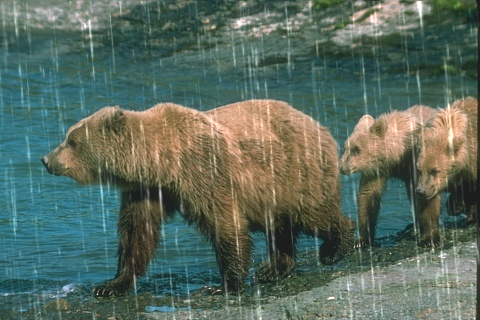
#> input picture dataset/Rain100L/input/1.png, 480 x 320 px; its folder holds only this picture in this run
$ python ldgp_freq.py
#> lines starting #> are read from the running program, lines starting #| are printed output that depends on the picture; after the words box and inside, x2 and y2 are one past the last pixel; in counts of white or black regions, pixels touching at a corner belong together; long printed decimals are rounded
### ldgp.py
import cv2
import numpy as np
# import matplotlib.pyplot as plt
import math
import time

def hog(img, show= True, save="", cell_size = (8, 8), num_cells_per_block = (4, 4)):
    gray_img = cv2.cvtColor(img, cv2.COLOR_BGR2GRAY)
    block_size = (num_cells_per_block[0] * cell_size[0],
              num_cells_per_block[1] * cell_size[1])
    x_cells = gray_img.shape[1] // cell_size[0]
    y_cells = gray_img.shape[0] // cell_size[1]
    h_stride = 1
    v_stride = 1
    block_stride = (cell_size[0] * h_stride, cell_size[1] * v_stride)
    num_bins = 36
    win_size = (x_cells * cell_size[0] , y_cells * cell_size[1])
    hog = cv2.HOGDescriptor(win_size, block_size, block_stride, cell_size, num_bins)
    hog_descriptor = hog.compute(gray_img)

    tot_bx = np.uint32(((x_cells - num_cells_per_block[0]) / h_stride) + 1)
    tot_by = np.uint32(((y_cells - num_cells_per_block[1]) / v_stride) + 1)

    tot_els = (tot_bx) * (tot_by) * num_cells_per_block[0] * num_cells_per_block[1] * num_bins

    # plt.rcParams['figure.figsize'] = [9.8, 9]

    hog_descriptor_reshaped = hog_descriptor.reshape(tot_bx,
                                                    tot_by,
                                                    num_cells_per_block[0],
                                                    num_cells_per_block[1],
                                                    num_bins).transpose((1, 0, 2, 3, 4))

    ave_grad = np.zeros((y_cells, x_cells, num_bins))
    hist_counter = np.zeros((y_cells, x_cells, 1))

    for i in range (num_cells_per_block[0]):
        for j in range(num_cells_per_block[1]):
            ave_grad[i:tot_by + i, j:tot_bx + j] += hog_descriptor_reshaped[:, :, i, j, :]

            hist_counter[i:tot_by + i, j:tot_bx + j] += 1

    ave_grad /= hist_counter
    sumofdegree = [0 for _ in range(num_bins)]

    for i in range(num_bins):
        for j in range(ave_grad.shape[0]):
            for k in range(ave_grad.shape[1]):
                sumofdegree[i]+=ave_grad[j][k][i]


    x = [(180/num_bins)*(i) for i in range(num_bins)]

    # plt.bar(x,
    #     sumofdegree,
    #     width=180/num_bins,
    #     bottom=None,
    #     align='center',
    #     color=['lightsteelblue',
    #         'cornflowerblue',
    #         'royalblue',
    #         'midnightblue',
    #         'navy',
    #         'darkblue',
    #         'mediumblue'])
    # plt.xticks(rotation='vertical')
    # if save:
    #     plt.savefig(save)
    # if show:
    #     plt.show()

    # plt.cla()
    return sumofdegree.index(max(sumofdegree))

def most_frequent(List):
    return max(set(List), key = List.count)

def rotate(img, theta):
    rows, cols = img.shape[0], img.shape[1]
    image_center = (cols/2, rows/2)

    M = cv2.getRotationMatrix2D(image_center,theta,1)

    abs_cos = abs(M[0,0])
    abs_sin = abs(M[0,1])

    bound_w = int(rows * abs_sin + cols * abs_cos)
    bound_h = int(rows * abs_cos + cols * abs_sin)

    M[0, 2] += bound_w/2 - image_center[0]
    M[1, 2] += bound_h/2 - image_center[1]
    rotated = cv2.warpAffine(img,M,(bound_w,bound_h),borderValue=(255,255,255))
    return rotated

def calculate_degree(input_image, patch_size=80, kernel_size=10):

    start = time.process_time()
    image = input_image
    H = image.shape[0]
    W = image.shape[1]

    H_PatchNum = int(H/patch_size)
    W_PatchNum = int(W/patch_size)

    degrees = []
    iiidx = 0
    for x in range(W_PatchNum):
        for y in range(H_PatchNum):
            image_patch = image[patch_size*y:patch_size*(y+1),patch_size*x:patch_size*(x+1)]
            tmp_degree = 5*hog(image_patch, show=False, save='')
            iiidx+=1
            degrees.append(tmp_degree)

    degree = most_frequent(degrees)
    original_degree = degree

    if degree==90 or degree==85:
        degree=0
    elif degree>90:
        degree-=180

    tmp = degree

    if (tmp<0):
        tmp = -tmp


    c_W =  H*math.cos(math.radians(tmp))*math.sin(math.radians(tmp))
    c_H =   W*math.sin(math.radians(tmp))*math.cos(math.radians(tmp))

    c_W = math.floor(c_W)
    c_H = math.floor(c_H)
    final = rotate(image, degree)

    kernel = np.array([[-1, 2, -1]])
    final = cv2.cvtColor(final,cv2.COLOR_BGR2GRAY)
    bw = cv2.adaptiveThreshold(final, 255, cv2.ADAPTIVE_THRESH_MEAN_C, cv2.THRESH_BINARY, 5, 0)

    dst_bw = rotate(bw, -degree)
    dst_bw = dst_bw[c_H:c_H+H,c_W:c_W+W]

    vertical = np.copy(bw)
    rows = vertical.shape[0]

    verticalsize = kernel_size
    verticalStructure = cv2.getStructuringElement(cv2.MORPH_RECT, (1, verticalsize))
    vertical = cv2.erode(vertical, verticalStructure)
    vertical = cv2.dilate(vertical, verticalStructure)


    dst = rotate(vertical, -degree)
    dst = dst[c_H:c_H+H,c_W:c_W+W]

    stop = time.process_time()
    duration = stop - start
    # total_time += duration

    return degree


### utils.py
import matplotlib.pyplot as plt
from skimage.draw import line, disk
import numpy as np

import matplotlib.pyplot as plt
from skimage.draw import line, disk

def set_line_to_values(matrix, point, angle, thickness, values):
    rows, cols = matrix.shape
    x0, y0 = point
    angle_rad = np.deg2rad(angle)

    # 計算直線的終點
    length = max(rows, cols)
    x1 = x0 + length * np.cos(angle_rad)
    y1 = y0 + length * np.sin(angle_rad)


    rr, cc = line(int(y0), int(x0), int(y1), int(x1))

    valid_indices = (rr >= 0) & (rr < rows) & (cc >= 0) & (cc < cols)
    rr = rr[valid_indices]
    cc = cc[valid_indices]

    for r, c in zip(rr, cc):
        matrix[r-thickness:r+thickness+1, c] = values

    length = max(rows, cols)
    x1 = x0 - length * np.cos(angle_rad)
    y1 = y0 - length * np.sin(angle_rad)

    rr, cc = line(int(y0), int(x0), int(y1), int(x1))

    valid_indices = (rr >= 0) & (rr < rows) & (cc >= 0) & (cc < cols)
    rr = rr[valid_indices]
    cc = cc[valid_indices]

    for r, c in zip(rr, cc):
        matrix[r-thickness:r+thickness+1, c] = values

### ldgp_freq.py
import cv2
import os
from ldgp import calculate_degree
from utils import set_line_to_values
import argparse
from matplotlib import pyplot as plt
import numpy as np
import time
from math import log10, sqrt
from skimage import data, img_as_float
from skimage.metrics import structural_similarity as ssim

def cal_ssim(img1, img2) :
    # print(img1.shape, img2.shape)
    ssim_score, dif = ssim(img1, img2, full=True, channel_axis=-1, data_range=255)
    return ssim_score

def PSNR(original, compressed):
    mse = np.mean((original - compressed) ** 2)
    if(mse == 0):  # MSE is zero means no noise is present in the signal .
                  # Therefore PSNR have no importance.
        return 100
    max_pixel = 255.0
    psnr = 20 * log10(max_pixel / sqrt(mse))
    return psnr


def show(img, cvt=True):
   if cvt:
      img = cv2.cvtColor(img, cv2.COLOR_BGR2RGB)
   plt.imshow(img)
   plt.show()

def cvt(img):
   img = cv2.cvtColor(img, cv2.COLOR_BGR2RGB)
   return img

def show_gray(img):
   plt.imshow(img, cmap='gray')
   plt.show()


if __name__ == '__main__':

   parser = argparse.ArgumentParser()
   parser.add_argument("--dataset", type=str, default="Rain100L", help='Dataset')
   parser.add_argument("--patch_size", type=int, default=80 , help='Patch Size')
   parser.add_argument("--kernel_size", type=int, default=10, help='Kernel size')
   parser.add_argument("--thick", type=int, default=2, help='Kernel size')
   opt = parser.parse_args()

   input_path = os.path.join('dataset', opt.dataset, 'input')
   ldgp_path = os.path.join('dataset', opt.dataset, 'ldgp') # require to run generate_ldgp.py
   target_path = os.path.join('dataset', opt.dataset, 'target')

   result_path = os.path.join('./freq_result', opt.dataset)
   os.makedirs(result_path, exist_ok=True)

   folder = os.listdir(input_path)

   output_path = os.path.join('output', opt.dataset)
   os.makedirs(output_path, exist_ok=True)
   total_time = 0


   before_psnr = 0
   before_ssim = 0
   after_psnr = 0
   after_ssim = 0

   draw = True

   for img in folder:
      print(img)
      start = time.process_time()
      input_img = cv2.imread(os.path.join(input_path, img))
#> input_img is the input picture: shape (320, 480, 3); mean B, G, R 94.5, 107, 89.6
      target_img = cv2.imread(os.path.join(target_path, img))
      H, W = input_img.shape[:2]
#> H = 320; W = 480
      degree = calculate_degree(input_img)
#> after the loop in calculate_degree, `for x in range(W_PatchNum):`:
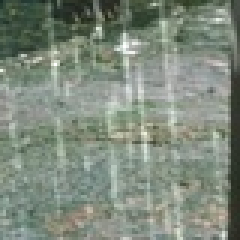
#> image_patch: shape (80, 80, 3) (shown 3 times larger); mean B, G, R 124.9, 138.1, 127.2
#> after the loop in calculate_degree, `for x in range(W_PatchNum):`: degrees = [0, 175, 90, 80, 175, 165, 175, 85, 80, 130, 135, 90, 75, 130, 140, 85, 85, 0, 175, 175, 175, 175, 170, 175]; iiidx = 24
#> in calculate_degree, `degree = most_frequent(degrees)`: degree = 175
#> in calculate_degree, `degree-=180`: degree = -5
#> in calculate_degree, `tmp = -tmp`: tmp = 5
#> in calculate_degree, `c_W =  H*math.cos(math.radians(tmp))*math.sin(math.radians(tmp))`: c_W = 27.78
#> in calculate_degree, `c_H =   W*math.sin(math.radians(tmp))*math.cos(math.radians(tmp))`: c_H = 41.68
#> in calculate_degree, `c_W = math.floor(c_W)`: c_W = 27
#> in calculate_degree, `c_H = math.floor(c_H)`: c_H = 41
#> in rotate, `M = cv2.getRotationMatrix2D(image_center,theta,1)`: M = [[0.996, -0.0872, 14.86], [0.0872, 0.996, -20.31]]
#> in rotate, `abs_cos = abs(M[0,0])`: abs_cos = 0.996
#> in rotate, `abs_sin = abs(M[0,1])`: abs_sin = 0.0872
#> in rotate, `bound_w = int(rows * abs_sin + cols * abs_cos)`: bound_w = 506
#> in rotate, `bound_h = int(rows * abs_cos + cols * abs_sin)`: bound_h = 360
#> in calculate_degree, `bw = cv2.adaptiveThreshold(final, 255, cv2.ADAPTIVE_THRESH_MEAN_C, cv2..`:
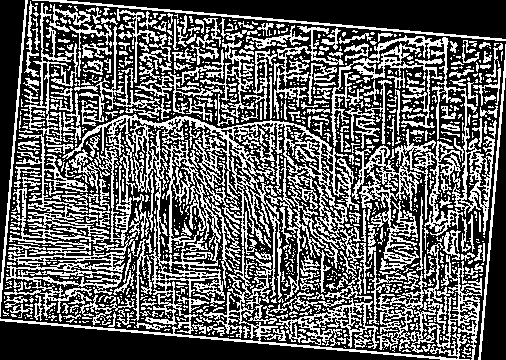
#> bw: shape (360, 506); 38.3% white in thin lines or dots
#> in calculate_degree, `vertical = cv2.erode(vertical, verticalStructure)`: vertical: shape (360, 506); 4.3% white in thin lines or dots
#> in calculate_degree, `vertical = cv2.dilate(vertical, verticalStructure)`: vertical: shape (360, 506); 8% white in thin lines or dots
#> in calculate_degree, `dst = dst[c_H:c_H+H,c_W:c_W+W]`:
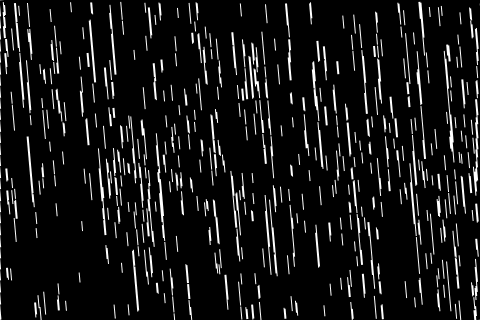
#> dst: shape (320, 480); min 0, max 255, mean 22
#> degree = -5

      # 輸入圖轉到頻率域
      input_fshift_list = []
      input_freq_list = []
      for c in range(3):
         input_img_this = input_img[:,:,c]
         f = np.fft.fft2(input_img_this.astype(np.float32))
         input_fshift = np.fft.fftshift(f)
         input_fshift_list.append(input_fshift)
         # for 視覺化
         input_freq = np.log(np.abs(input_fshift))
         input_freq_list.append(input_freq)
#> this loop made 3 passes
#> pass 1, `input_freq = np.log(np.abs(input_fshift))`:
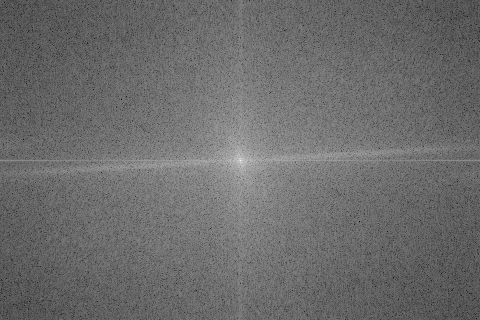
#> input_freq: shape (320, 480) float64; min 1.46, max 16.49, mean 7.85; drawn with min black and max white
#> pass 2, `input_img_this = input_img[:,:,c]`:
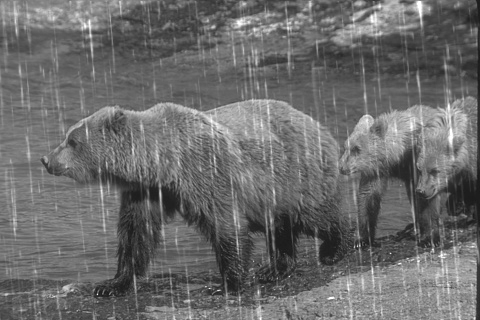
#> input_img_this: shape (320, 480); min 21, max 255, mean 107
#> after the loop, input_freq_list = 3 items; input_fshift_list = 3 items


      # 處理 ldgp 圖
      ldgp_img = cv2.imread(os.path.join(ldgp_path, img), 0)
#> ldgp_img: shape (320, 480); min 20, max 255, mean 99.9
      f = np.fft.fft2(ldgp_img.astype(np.float32))
      ldgp_fshift = np.fft.fftshift(f)
      # for 視覺化
      ldgp_freq = np.log(np.abs(ldgp_fshift))

      # 將輸入圖做處理
      fshift_results = []
      for c in range(3):
         fshift_result = input_fshift_list[c].copy()
         thick = opt.thick
         set_line_to_values(fshift_result, (W//2, H//2), degree, thick, values=0.75)
         c_t = 5
         fshift_result[H//2-c_t:H//2+c_t+1,:] = input_fshift_list[c][H//2-c_t:H//2+c_t+1,:]
         fshift_results.append(fshift_result)
#> after the loop, fshift_results = 3 items

      result_freq = np.log(np.abs(fshift_results[0]))

      # invert
      all_iimg = []
      for c in range(3):
         ishift = np.fft.ifftshift(fshift_results[c])
         iimg = np.fft.ifft2(ishift)
         iimg = np.abs(iimg)
         iimg[iimg>255]=255
         all_iimg.append(iimg.astype(np.uint8))
#> this loop made 3 passes
#> pass 3, `iimg = np.abs(iimg)`:
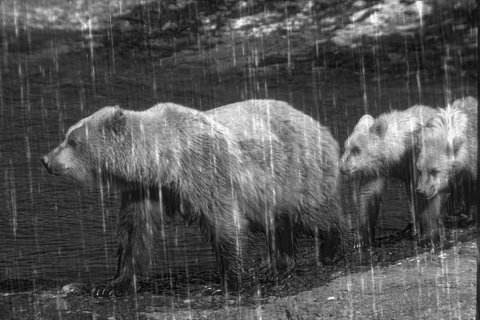
#> iimg: shape (320, 480) float64; min 2.32, max 266.2, mean 89.6; drawn with min black and max white
#> after the loop: iimg: shape (320, 480) float64; 0.1% of pixels changed, all inside (x1, y1, x2, y2) = (157, 2, 464, 299)
#> after the loop, all_iimg = 3 items

      color_imag = np.stack(all_iimg, axis=2)

      # calculate psnr

      stop = time.process_time()
      duration = stop - start
      total_time += duration

      original_psnr = PSNR(input_img, target_img)
#> in PSNR, `mse = np.mean((original - compressed) ** 2)`: mse = 0
#> original_psnr = 100
      original_ssim = cal_ssim(input_img, target_img)
#> in cal_ssim, `ssim_score, dif = ssim(img1, img2, full=True, channel_axis=-1, data_ra..`: dif: shape (320, 480, 3) float64; every value is 1
#> in cal_ssim, `ssim_score, dif = ssim(img1, img2, full=True, channel_axis=-1, data_ra..`: ssim_score = 1
#> original_ssim = 1
      before_psnr+=original_psnr
#> before_psnr = 100
      before_ssim+=original_ssim
#> before_ssim = 1

      derain_psnr = PSNR(color_imag, target_img)
#> derain_psnr = 37.1
      derain_ssim = cal_ssim(color_imag, target_img)
#> in cal_ssim (call 2), `ssim_score, dif = ssim(img1, img2, full=True, channel_axis=-1, data_ra..`:
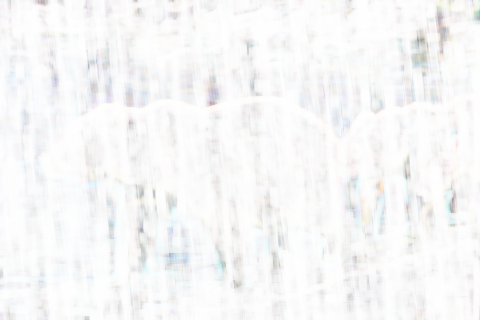
#> dif: shape (320, 480, 3) float64; mean of channels 0, 1, 2 0.973, 0.972, 0.972; drawn as B, G, R
#> in cal_ssim (call 2), `ssim_score, dif = ssim(img1, img2, full=True, channel_axis=-1, data_ra..`: ssim_score = 0.972
#> derain_ssim = 0.972
      after_psnr+=derain_psnr
#> after_psnr = 37.1
      after_ssim+=derain_ssim
#> after_ssim = 0.972
      cv2.imwrite(os.path.join(result_path, img), color_imag)
      if draw:

         fig = plt.figure(figsize=(10, 4))
         fig.add_subplot(2, 3, 1)
         plt.imshow(cvt(input_img.astype(np.uint8)))
         plt.axis('off')
         plt.title("PSNR:%f"%original_psnr)

         fig.add_subplot(2, 3, 4)
         plt.imshow(input_freq_list[0], cmap='gray')
         plt.axis('off')

         fig.add_subplot(2, 3, 2)
         plt.imshow(cvt(color_imag.astype(np.uint8)))
         plt.axis('off')
         plt.title("PSNR:%f"%derain_psnr)


         fig.add_subplot(2, 3, 5)
         plt.imshow(result_freq, cmap='gray')
         plt.axis('off')


         fig.add_subplot(2, 3, 3)
         plt.imshow(ldgp_img, cmap='gray')
         plt.axis('off')

         fig.add_subplot(2, 3, 6)
         plt.imshow(ldgp_freq, cmap='gray')
         plt.axis('off')

         # save image
         plt.savefig(os.path.join(output_path, img))


   print('Average time: ', total_time/len(folder))
   print('Before psnr: ', before_psnr/len(folder))
#| Before psnr:  100.0
   print('After psnr: ', after_psnr/len(folder))
#| After psnr:  37.101

   print('Before ssim: ', before_ssim/len(folder))
#| Before ssim:  1.0
   print('After ssim: ', after_ssim/len(folder))
#| After ssim:  0.972

$ run again, on dataset/Rain100L/input/12.png
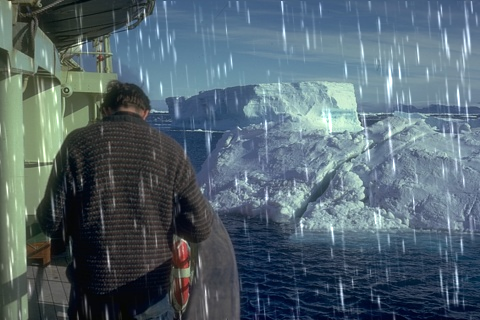
#> input picture dataset/Rain100L/input/12.png, 480 x 320 px
#> input_img is the input picture: shape (320, 480, 3); mean B, G, R 111, 100.9, 83.4
#> after the loop in calculate_degree, `for x in range(W_PatchNum):`:
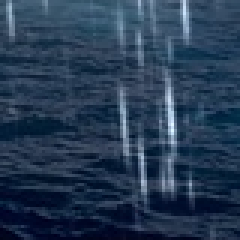
#> image_patch: shape (80, 80, 3) (shown 3 times larger); mean B, G, R 82.8, 58.5, 38
#> after the loop in calculate_degree, `for x in range(W_PatchNum):`: degrees = [175, 175, 175, 175, 175, 100, 90, 85, 175, 175, 170, 170, 90, 0, 0, 100, 175, 170, 155, 90, 175, 175, 170, 170]; iiidx = 24
#> in calculate_degree, `degree = most_frequent(degrees)`: degree = 175
#> in calculate_degree, `degree-=180`: degree = -5
#> in calculate_degree, `tmp = -tmp`: tmp = 5
#> in calculate_degree, `c_W =  H*math.cos(math.radians(tmp))*math.sin(math.radians(tmp))`: c_W = 27.78
#> in calculate_degree, `c_H =   W*math.sin(math.radians(tmp))*math.cos(math.radians(tmp))`: c_H = 41.68
#> in calculate_degree, `c_W = math.floor(c_W)`: c_W = 27
#> in calculate_degree, `c_H = math.floor(c_H)`: c_H = 41
#> M = [[0.996, -0.0872, 14.86], [0.0872, 0.996, -20.31]]
#> abs_cos = 0.996
#> abs_sin = 0.0872
#> bound_w = 506
#> bound_h = 360
#> bw: shape (360, 506); 34.6% white in thin lines or dots
#> rotated: shape (402, 535)
#> `degree = calculate_degree(input_img)`: degree = -5
#> after the loop `for c in range(3):`: input_freq_list = 3 items
#> mse = 0
#> original_psnr = 100
#> dif: shape (320, 480, 3) float64; every value is 1
#> ssim_score = 1
#> before_psnr = 100
#> before_ssim = 1
#> derain_psnr = 35.07
#> in cal_ssim (call 2), `ssim_score, dif = ssim(img1, img2, full=True, channel_axis=-1, data_ra..`:
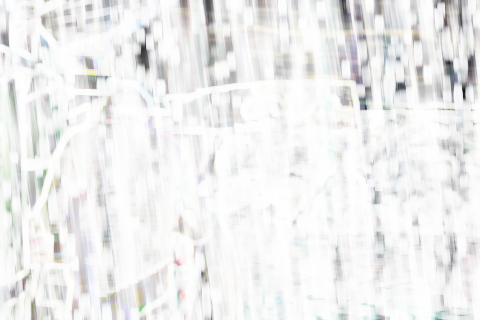
#> dif: shape (320, 480, 3) float64; mean of channels 0, 1, 2 0.938, 0.939, 0.938; drawn as B, G, R
#> ssim_score = 0.939
#> after_psnr = 35.07
#> after_ssim = 0.939
#| Before psnr:  100.0
#| After psnr:  35.068
#| Before ssim:  1.0
#| After ssim:  0.9388

$ run again, on dataset/Rain100L/input/13.png
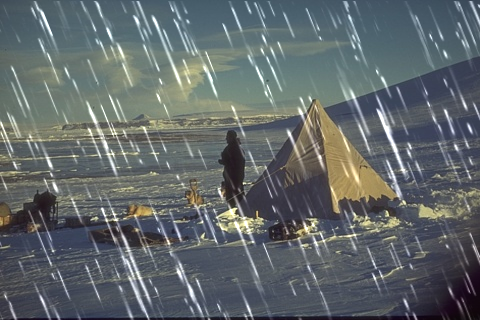
#> input picture dataset/Rain100L/input/13.png, 480 x 320 px
#> input_img is the input picture: shape (320, 480, 3); mean B, G, R 106, 104, 97.1
#> after the loop in calculate_degree, `for x in range(W_PatchNum):`:
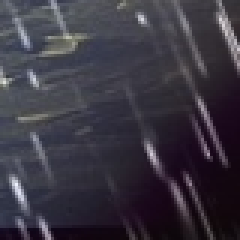
#> image_patch: shape (80, 80, 3) (shown 3 times larger); mean B, G, R 65.2, 54.4, 58.2
#> after the loop in calculate_degree, `for x in range(W_PatchNum):`: degrees = [155, 150, 85, 155, 150, 155, 80, 150, 150, 85, 80, 150, 155, 155, 150, 150, 150, 150, 150, 70, 155, 155, 90, 155]; iiidx = 24
#> in calculate_degree, `degree = most_frequent(degrees)`: degree = 150
#> in calculate_degree, `degree-=180`: degree = -30
#> in calculate_degree, `tmp = -tmp`: tmp = 30
#> in calculate_degree, `c_W =  H*math.cos(math.radians(tmp))*math.sin(math.radians(tmp))`: c_W = 138.6
#> in calculate_degree, `c_H =   W*math.sin(math.radians(tmp))*math.cos(math.radians(tmp))`: c_H = 207.8
#> in calculate_degree, `c_W = math.floor(c_W)`: c_W = 138
#> in calculate_degree, `c_H = math.floor(c_H)`: c_H = 207
#> M = [[0.866, -0.5, 112.2], [0.5, 0.866, -98.56]]
#> abs_cos = 0.866
#> abs_sin = 0.5
#> bound_w = 575
#> bound_h = 517
#> bw: shape (517, 575); 19.7% white in thin lines or dots
#> rotated: shape (735, 756)
#> `degree = calculate_degree(input_img)`: degree = -30
#> after the loop `for c in range(3):`: input_freq_list = 3 items
#> mse = 0
#> original_psnr = 100
#> dif: shape (320, 480, 3) float64; every value is 1
#> ssim_score = 1
#> before_psnr = 100
#> before_ssim = 1
#> derain_psnr = 33.95
#> in cal_ssim (call 2), `ssim_score, dif = ssim(img1, img2, full=True, channel_axis=-1, data_ra..`:
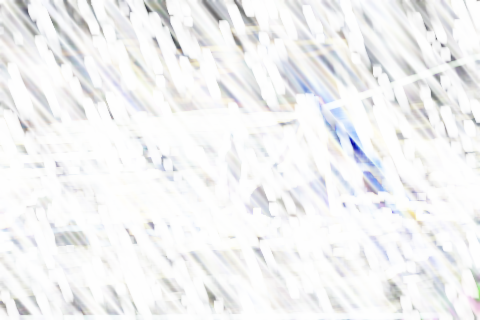
#> dif: shape (320, 480, 3) float64; mean of channels 0, 1, 2 0.951, 0.949, 0.948; drawn with min black and max white
#> ssim_score = 0.95
#> after_psnr = 33.95
#> after_ssim = 0.95
#| Before psnr:  100.0
#| After psnr:  33.947
#| Before ssim:  1.0
#| After ssim:  0.9502

$ run again, on dataset/Rain100L/input/14.png
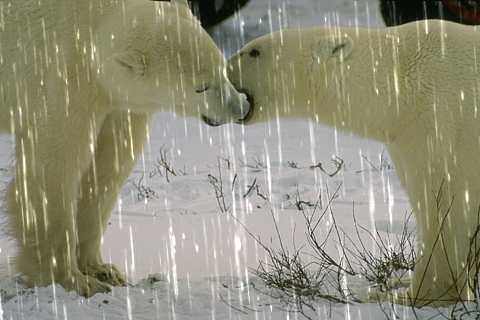
#> input picture dataset/Rain100L/input/14.png, 480 x 320 px
#> input_img is the input picture: shape (320, 480, 3); mean B, G, R 121.6, 143, 144
#> after the loop in calculate_degree, `for x in range(W_PatchNum):`: degrees = [175, 175, 175, 170, 175, 175, 175, 170, 165, 170, 175, 175, 170, 175, 175, 125, 175, 175, 175, 130, 170, 165, 175, 35]; iiidx = 24
#> in calculate_degree, `degree = most_frequent(degrees)`: degree = 175
#> in calculate_degree, `degree-=180`: degree = -5
#> in calculate_degree, `tmp = -tmp`: tmp = 5
#> in calculate_degree, `c_W =  H*math.cos(math.radians(tmp))*math.sin(math.radians(tmp))`: c_W = 27.78
#> in calculate_degree, `c_H =   W*math.sin(math.radians(tmp))*math.cos(math.radians(tmp))`: c_H = 41.68
#> in calculate_degree, `c_W = math.floor(c_W)`: c_W = 27
#> in calculate_degree, `c_H = math.floor(c_H)`: c_H = 41
#> M = [[0.996, -0.0872, 14.86], [0.0872, 0.996, -20.31]]
#> abs_cos = 0.996
#> abs_sin = 0.0872
#> bound_w = 506
#> bound_h = 360
#> bw: shape (360, 506); 35.9% white in thin lines or dots
#> rotated: shape (402, 535)
#> `degree = calculate_degree(input_img)`: degree = -5
#> after the loop `for c in range(3):`: input_freq_list = 3 items
#> mse = 0
#> original_psnr = 100
#> dif: shape (320, 480, 3) float64; every value is 1
#> ssim_score = 1
#> before_psnr = 100
#> before_ssim = 1
#> derain_psnr = 35.72
#> in cal_ssim (call 2), `ssim_score, dif = ssim(img1, img2, full=True, channel_axis=-1, data_ra..`:
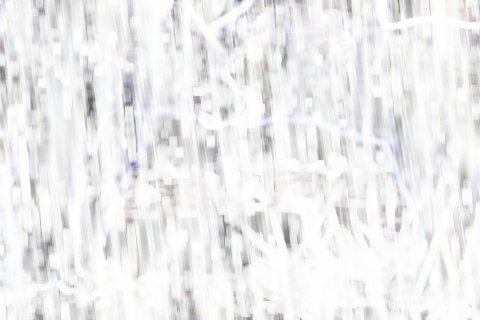
#> dif: shape (320, 480, 3) float64; mean of channels 0, 1, 2 0.938, 0.936, 0.937; drawn as B, G, R
#> ssim_score = 0.938
#> after_psnr = 35.72
#> after_ssim = 0.938
#| Before psnr:  100.0
#| After psnr:  35.718
#| Before ssim:  1.0
#| After ssim:  0.9379
